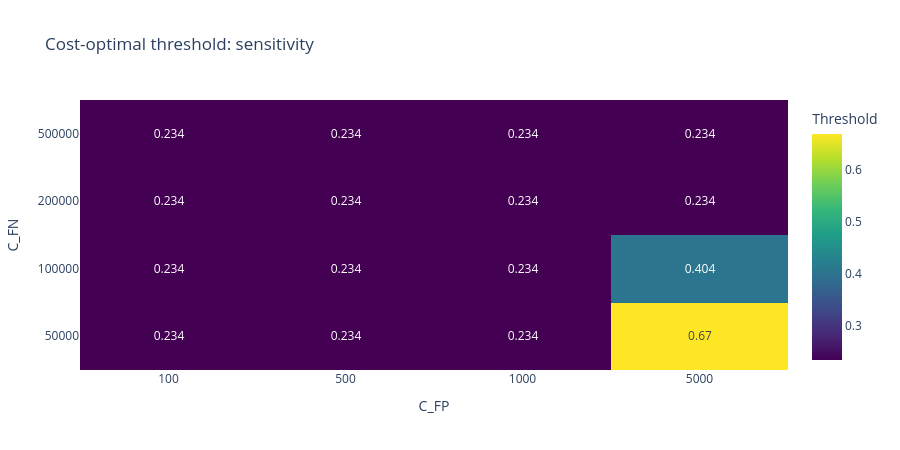

Notebook source saved alongside this figure:
### Markdown cell above
## 3. Sensitivity Analysis

### Code cell
fn_costs = [50_000, 100_000, 200_000, 500_000]
fp_costs = [100, 500, 1000, 5000]
sens_rows = []
for c_fn in fn_costs:
    for c_fp in fp_costs:
        best, best_t = float('inf'), None
        for t in thresholds:
            pred = (proba >= t).astype(int)
            tp = int(((pred == 1) & (y_true.values == 1)).sum())
            fp = int(((pred == 1) & (y_true.values == 0)).sum())
            fn = int(((pred == 0) & (y_true.values == 1)).sum())
            total = fp * c_fp + fn * c_fn + tp * C_TP
            if total < best:
                best, best_t = total, t
        sens_rows.append({'C_FN': c_fn, 'C_FP': c_fp,
                          'optimal_threshold': best_t, 'min_cost': best})

sens_df = pd.DataFrame(sens_rows)
thresh_matrix = sens_df.pivot(index='C_FN', columns='C_FP', values='optimal_threshold')
print('Cost-optimal threshold across grid:')
print(thresh_matrix.round(3))

fig_sens = go.Figure(data=go.Heatmap(
    z=thresh_matrix.values,
    x=[str(c) for c in thresh_matrix.columns],
    y=[str(c) for c in thresh_matrix.index],
    colorscale='Viridis',
    text=thresh_matrix.round(3).values,
    texttemplate='%{text}',
    colorbar=dict(title='Threshold')))
fig_sens.update_layout(title='Cost-optimal threshold: sensitivity',
                       xaxis_title='C_FP', yaxis_title='C_FN', height=450)
fig_sens.show()
print('Threshold range:', thresh_matrix.values.min(), '-', thresh_matrix.values.max())

### Figure 1 — Plotly figure (JSON) as saved in the notebook; plotly's stock layout.template omitted (floating-point values rounded to 4 significant figures)
{"data": [{"colorbar": {"title": {"text": "Threshold"}}, "colorscale": [[0, "#440154"], [0.1111, "#482878"], [0.2222, "#3e4989"], [0.3333, "#31688e"], [0.4444, "#26828e"], [0.5556, "#1f9e89"], [0.6667, "#35b779"], [0.7778, "#6ece58"], [0.8889, "#b5de2b"], [1, "#fde725"]], "text": [[0.234, 0.234, 0.234, 0.67], [0.234, 0.234, 0.234, 0.404], [0.234, 0.234, 0.234, 0.234], [0.234, 0.234, 0.234, 0.234]], "texttemplate": "%{text}", "type": "heatmap", "x": ["100", "500", "1000", "5000"], "y": ["50000", "100000", "200000", "500000"], "z": [[0.234, 0.234, 0.234, 0.67], [0.234, 0.234, 0.234, 0.404], [0.234, 0.234, 0.234, 0.234], [0.234, 0.234, 0.234, 0.234]]}], "layout": {"height": 450, "title": {"text": "Cost-optimal threshold: sensitivity"}, "xaxis": {"title": {"text": "C_FP"}}, "yaxis": {"title": {"text": "C_FN"}}}}
